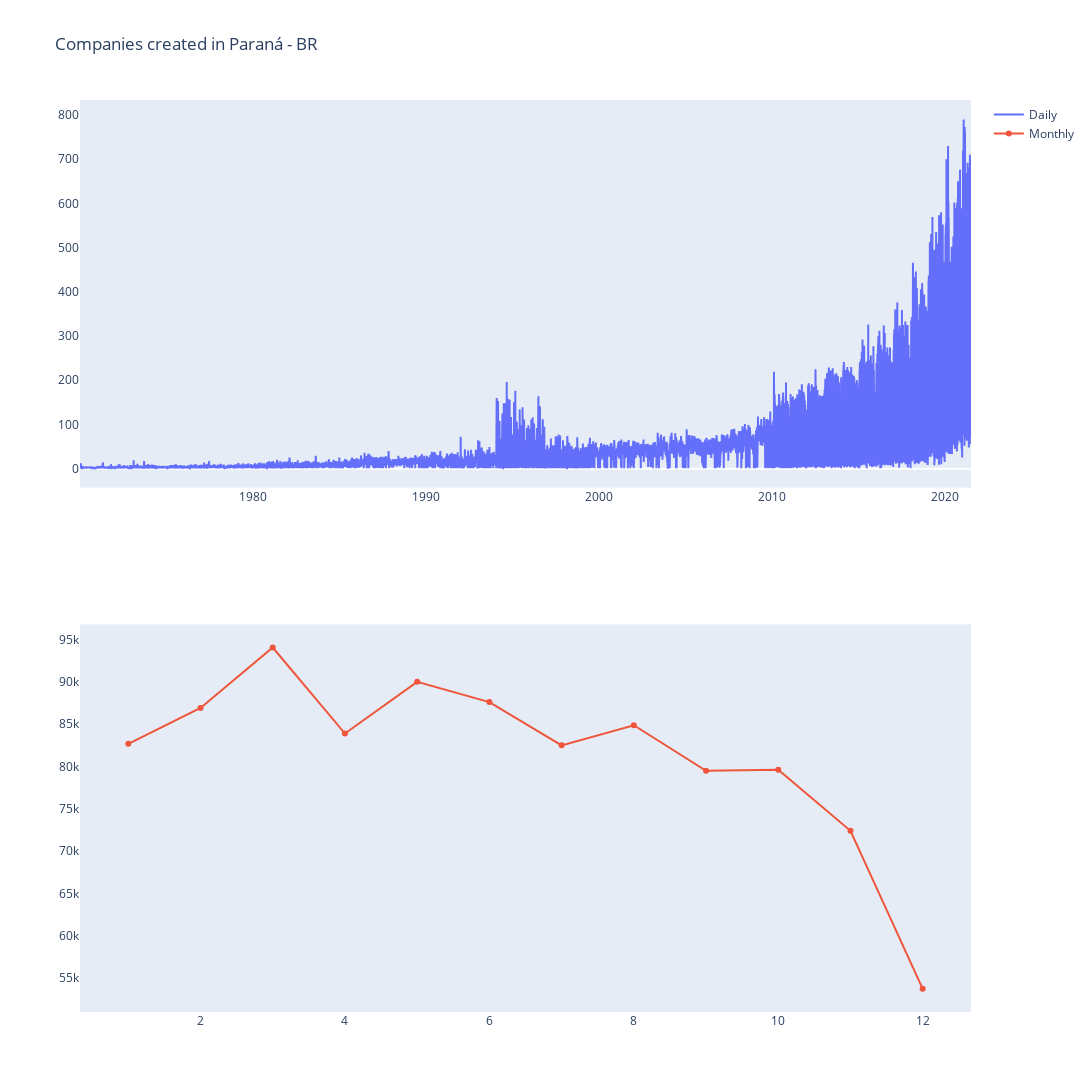

The notebook cell this image was saved under:
### Code cell
fig = make_subplots(rows=2, cols=1)

date = date[date['opening_date_datetime'] >= datetime(1970, 1, 1)]
fig.add_trace(go.Scatter(x=date['opening_date_datetime'], y=date['count'], name='Daily'), row=1, col=1)

fig.add_trace(go.Scatter(x=month['opening_date_datetime_month'], y=month['count'], name='Monthly'), row=2, col=1,  )

# reduce 'carga cognitiva'
fig.update_xaxes(showgrid=False)
fig.update_yaxes(showgrid=False)

#fig.add_trace(go.Scatter(x=year['opening_date_datetime_year'], y=year['count'], name='Yearly'), row=3, col=1)


fig.update_layout(height=1200, width=1100, title_text="Companies created in Paraná - BR")
fig.show()

### Figure 1 — Plotly figure (JSON) as saved in the notebook; plotly's stock layout.template omitted (floating-point values rounded to 4 significant figures; data arrays with more than 128 entries replaced by an {"elided": "..."} marker saying what was removed)
{"data": [{"name": "Daily", "type": "scatter", "x": {"elided": "14468 str values"}, "xaxis": "x", "y": {"elided": "14468 int values"}, "yaxis": "y"}, {"name": "Monthly", "type": "scatter", "x": [1, 2, 3, 4, 5, 6, 7, 8, 9, 10, 11, 12], "xaxis": "x2", "y": [82664, 86889, 94029, 83880, 89980, 87587, 82481, 84858, 79472, 79610, 72395, 53741], "yaxis": "y2"}], "layout": {"height": 1200, "title": {"text": "Companies created in Paraná - BR"}, "width": 1100, "xaxis": {"anchor": "y", "domain": [0, 1], "showgrid": false}, "xaxis2": {"anchor": "y2", "domain": [0, 1], "showgrid": false}, "yaxis": {"anchor": "x", "domain": [0.575, 1], "showgrid": false}, "yaxis2": {"anchor": "x2", "domain": [0, 0.425], "showgrid": false}}}
